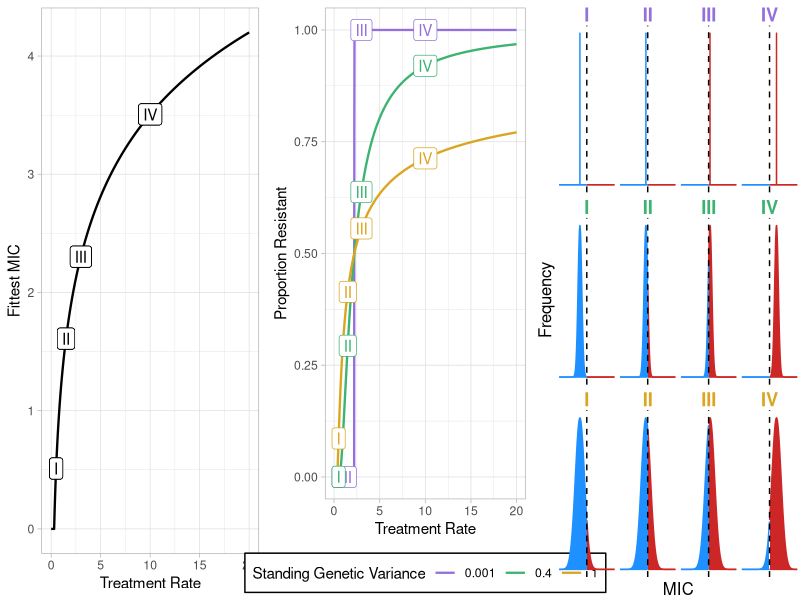

The R script that drew this image:
setwd("~/OneDrive - University of Edinburgh/PhD Year 2/Toy Model")

library(dplyr)
library(stringr)

######################################################################################################################################################
# CALCULATING FITTEST MIC AND PROPORTION OF RESISTANCE FOR DIFFERENT ANTIBIOTIC USAGE RATES AND AMOUNTS OF STANDING GENETIC VARIANCE
######################################################################################################################################################

sd_rs_list<-c(0.001, 0.4, 1) # standing genetic variance (0, 0.1, 1, 10)

ts_list<-seq(0,20,length.out=1001) # antibiotic usage x antibiotic clearance rate

sd_rs_rep<-data.frame(sd_rs=rep(sd_rs_list,each=length(ts_list)))
ts_rep<-data.frame(ts=rep(ts_list,times=length(sd_rs_list))) 
SGV_and_treatment<-cbind(sd_rs_rep,ts_rep) 

c<-0.3 # cost of resistance 
b<-1 # transmission rate
g<-0.5 # immune clearance rate
n<-1 # host population density
cutoff<-2 # MIC threshold for resistance

df<-data.frame()
for (i in 1:nrow(SGV_and_treatment)){
  t<-SGV_and_treatment$ts[i] 
  sd_r<-SGV_and_treatment$sd_rs[i] 
  
  # R0 = stuff_in / stuff_out
  # R0 = (transmission x host_pop)  /  ( cost x MIC  +  immune_clearance  +  AB_clearance x treatment_rate x exp(-MIC) )
  # R0 = (beta*n)/(c*MIC + gamma + t*exp(-MIC))
  # Differentiate R0 with respect to MIC (how does R0 with change with change in MIC)
  # dR0/dMIC = -(n*beta*(c-t*exp(-MIC))) / (c*MIC + gamma + t*exp(-MIC))^2
  # Solve for MIC when R0 is maximum (dR0/dMIC=0)
  # MIC = -log(c/t) = log(t/c)
  fittest_mic<-ifelse(log(t/c)>0, log(t/c), 0) # Fittest MIC (model with clearance cost)
  #ifelse(-1 + (b/c) - lambertW0((g*exp(-1+(b/c)))/t)>0,r<--1 + (b/c) - lambertW0((g*exp(-1+(b/c)))/t),r<-0) # Fittest MIC (model with transmission cost)
  
  prop_resistant<-pnorm(log(cutoff),mean=log(fittest_mic),sd=sd_r,lower.tail=F) # Proportion of strains above threshold for resistance
  # Normal distribution, mean = log(MIC), SD = standing genetic variance (0, 0.1, 1 or 10)
  # we are saying that the strains in circulation are normally distributed around the fittest MIC, with standing genetic variance
  # given our distribution of MIC (mean = fittest MIC, SD = standing genetic variance), what is the probability of drawing a number above the cutoff (threshold for resistance)

  x<-data.frame(t,sd_r,fittest_mic,prop_resistant)
  df<-rbind(df,x)
}

######################################################################################################################################################
# GRAPHS
######################################################################################################################################################

library(ggplot2)
library(viridis)
library(svglite)
library(gridExtra)

lab<-filter(df, t %in% c(0.5, 1.5, 3, 10)) %>%full_join(data.frame(t=c(0.5, 1.5, 3, 10),label=c("I","II","III","IV")),by="t")
  
fittest_mic_plot<-ggplot(df,aes(x=t,y=fittest_mic))+
  geom_line(lwd=0.8)+
  geom_label(data=lab,aes(x=t,y=fittest_mic,label=label))+
  labs(x="Treatment Rate",y="Fittest MIC")+
  theme_light()

prop_resistance_plot<-ggplot(df,aes(x=t,y=prop_resistant,colour=as.factor(sd_r)))+
  geom_line(lwd=0.8)+
  theme_light()+
  labs(x="Treatment Rate",y="Proportion Resistant")+
  scale_colour_manual(name=str_wrap("Standing Genetic Variance", width=30),values=c("mediumpurple","mediumseagreen","goldenrod"))+
  geom_label(data=lab,aes(x=t,y=prop_resistant,label=label), show.legend = F)+
  theme(legend.background = element_rect(fill="white",size=0.5, linetype="solid", colour ="black"),legend.position="bottom")
  
# Examples 
c<-0.3
t<-c(0.5,1.5,3,10)
fittest_mic<-ifelse(log(t/c)>0, log(t/c), 0)
to_plot2<-data.frame(fittest_mic=rep(fittest_mic,3),variance=rep(c(0.001,0.4,1),each=4))
plots2<-list()
title<-c("I","II","III","IV","I","II","III","IV","I","II","III","IV","I","II","III","IV")
title_col<-c("mediumpurple","mediumpurple","mediumpurple","mediumpurple","mediumseagreen","mediumseagreen","mediumseagreen","mediumseagreen","goldenrod","goldenrod","goldenrod","goldenrod")
for(i in 1:nrow(to_plot2)){
mean<-to_plot2$fittest_mic[i]
variance<-to_plot2$variance[i]
df2<-data.frame(x=seq(-4,8,0.01),y=dnorm(seq(-4,8,0.01), mean, variance))
plots2[[i]]<-ggplot(data=df2,aes(x,y))+
  geom_ribbon(data=subset(df2,x>2),aes(ymax=y),ymin=0,fill="firebrick3",colour="firebrick3")+
  geom_ribbon(data=subset(df2,x<2),aes(ymax=y),ymin=0,fill="dodgerblue",colour="dodgerblue")+
  #geom_line(data=df2,aes(y=y,x=x),fill="white",colour="black")+
  theme_void()+
  theme(axis.text = element_blank(),axis.ticks = element_blank(),plot.title = element_text(colour = title_col[i],hjust=0.5,face="bold"))+
  geom_vline(xintercept = 2, linetype="dashed", color = "black", size=0.5)+
  labs(title=title[i],x=NULL,y=NULL)
}
example_plots<-arrangeGrob(grobs=plots2,nrow=3,bottom="MIC",left="Frequency")

plot1<-arrangeGrob(fittest_mic_plot,prop_resistance_plot,nrow=1)
grid.arrange(plot1,example_plots,nrow=1,widths=c(2/3,1/3))

#grid.arrange(prop_resistance_plot,example_plots,nrow=1)
